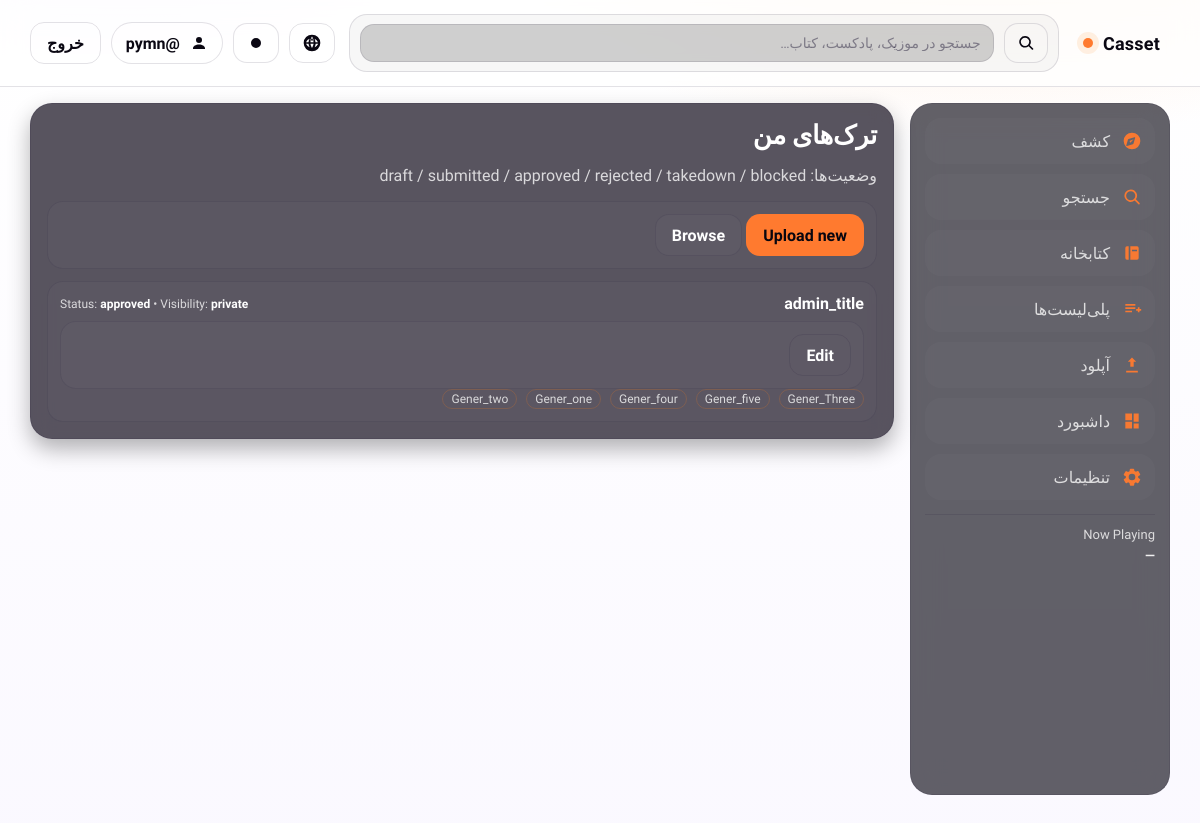
/my/tracks/ (signed in), run on the app's committed database.
### tracks/models.py (models this page shows, shortened)
class Track(models.Model):
    class ContentType(models.TextChoices):
        MUSIC = 'music', 'Music'
        PODCAST = 'podcast', 'Podcast'
        AUDIOBOOK = 'audiobook', 'Audiobook'
        VIDEO = 'video', 'Video'
    class Status(models.TextChoices):
        DRAFT = "draft", "Draft"
        SUBMITTED = "submitted", "Submitted"
        APPROVED = "approved", "Approved"
        REJECTED = "rejected", "Rejected"
        TAKEDOWN = "takedown", "Takedown"
        BLOCKED = "blocked", "Blocked"
        PENDING = "pending", "Pending (legacy)"
    class Visibility(models.TextChoices):
        PUBLIC = "public", "Public"
        UNLISTED = "unlisted", "Unlisted"
        PRIVATE = "private", "Private"
    creator = models.ForeignKey(
        settings.AUTH_USER_MODEL, on_delete=models.CASCADE, related_name="tracks"
    )
    content_type = models.CharField(max_length=16, choices=ContentType.choices, default=ContentType.MUSIC)
    album = models.ForeignKey('tracks.Album', on_delete=models.SET_NULL, null=True, blank=True, related_name='tracks')
    title = models.CharField(max_length=140)
    slug = models.SlugField(max_length=170, unique=True)
    description = models.TextField(blank=True)
    language = models.CharField(max_length=16, blank=True)
    explicit = models.BooleanField(default=False)
    visibility = models.CharField(max_length=12, choices=Visibility.choices, default=Visibility.PRIVATE)
    cover = models.ImageField(upload_to="covers/", blank=True, null=True)
    audio = models.FileField(upload_to="audio/", blank=True, null=True)
    video = models.FileField(upload_to="video/", blank=True, null=True)
    duration_seconds = models.PositiveIntegerField(default=0)
    allow_comments = models.BooleanField(default=True)
    status = models.CharField(max_length=16, choices=Status.choices, default=Status.DRAFT)
    reject_reason = models.CharField(max_length=240, blank=True)
    submitted_at = models.DateTimeField(null=True, blank=True)
    published_at = models.DateTimeField(null=True, blank=True)
    updated_at = models.DateTimeField(auto_now=True)
    play_count = models.PositiveIntegerField(default=0)
    like_count = models.PositiveIntegerField(default=0)
    genres = models.ManyToManyField(Genre, blank=True, related_name="tracks")
    tags = models.ManyToManyField(Tag, blank=True, related_name="tracks")
    created_at = models.DateTimeField(auto_now_add=True)
    class Meta:
        ordering = ["-created_at"]

class Genre(models.Model):
    name = models.CharField(max_length=64, unique=True)
    slug = models.SlugField(max_length=80, unique=True)
    class Meta:
        ordering = ["name"]

### uploads/views.py (the view)
# urls.py: path("my/tracks/", views.my_tracks, name="my_tracks"),
@login_required
def my_tracks(request):
    qs = Track.objects.filter(creator=request.user).prefetch_related("genres").order_by("-created_at")
    return render(request, "uploads/my_tracks.html", {"tracks": qs})

### templates/uploads/my_tracks.html (shortened to what this page needs)
{% extends "base.html" %}
{% block content %}
<div class="card">
  <h1>ترک‌های من</h1>
  <p class="muted">وضعیت‌ها: draft / submitted / approved / rejected / takedown / blocked</p>
  <div class="item">
    <a class="btn primary" href="/upload/">Upload new</a>
    <a class="btn" href="/tracks/">Browse</a>
  </div>
  <div class="list">
    {% for t in tracks %}
      <div class="item" style="flex-direction:column;align-items:stretch">
        <div style="display:flex;justify-content:space-between;gap:12px;align-items:center">
          {% if t.status == "approved" and t.visibility != "private" %}
            <a href="/t/{{ t.slug }}/" style="font-weight:900">{{ t.title }}</a>
          {% else %}
            <span style="font-weight:900">{{ t.title }}</span>
          {% endif %}
          <span class="muted" style="font-size:12px">
            Status: <b style="color:var(--text)">{{ t.status }}</b>
            • Visibility: <b style="color:var(--text)">{{ t.visibility }}</b>
          </span>
        </div>
        <div class="row row-wrap" style="margin-top:8px">
          <a class="btn btn--ghost" href="/my/tracks/{{ t.id }}/edit/">Edit</a>
        </div>
        <div class="muted" style="font-size:12px">
          {% for g in t.genres.all %}
            <span style="border:1px solid rgba(255,122,24,.2);padding:2px 8px;border-radius:999px;margin-left:6px;display:inline-block">{{ g.name }}</span>
          {% empty %}
            <span>—</span>
          {% endfor %}
        </div>
      </div>
    {% empty %}
      <div class="item"><span class="muted">هنوز چیزی آپلود نکردی.</span></div>
    {% endfor %}
  </div>
</div>
{% endblock %}

### templates/base.html (shortened to what this page needs)
{% load static %}
<!doctype html>
<html lang="fa" dir="rtl" data-theme="dark">
<head>
  <link rel="stylesheet" href="{% static 'app.css' %}" />
</head>
<body>
  <header class="topbar">
    <div class="topbar__inner">
      <a class="brand" href="/" aria-label="Casset">
        <span class="brand__name">Casset</span><span class="brand__dot" aria-hidden="true"></span>
      </a>
      <form class="search" action="/search/" method="get" role="search">
        <button class="iconbtn iconbtn--ghost" type="submit" aria-label="جستجو">
          <svg class="icon"><use href="#i-search"/></svg>
        </button>
        <input class="search__input" type="search" name="q" placeholder="جستجو در موزیک، پادکست، کتاب…" autocomplete="off">
      </form>
      <div class="topbar__actions">
        <button class="iconbtn" type="button" id="langToggle" aria-label="Language"><svg class="icon"><use href="#i-lang"/></svg></button><button class="iconbtn iconbtn--ghost" id="themeToggle" type="button" aria-label="تغییر تم">
          <svg class="icon" id="themeIcon"><use href="#i-moon"/></svg>
        </button>
        {% if request.user.is_authenticated %}
          <a class="chip" href="/@{{ request.user.username }}/" title="پروفایل">
            <svg class="icon"><use href="#i-user"/></svg>
            <span class="chip__text">@{{ request.user.username }}</span>
          </a>
          <a class="btn btn--ghost" href="/logout/">خروج</a>
        {% else %}
          <a class="btn btn--ghost" href="/login/">ورود</a>
          <a class="btn btn--primary" href="/register/">ثبت‌نام</a>
        {% endif %}
      </div>
    </div>
  </header>
  <div class="appshell">
    <aside class="sidebar" aria-label="Sidebar">
      <nav class="sidenav">
        <a class="sidenav__link" href="/discover/"><svg class="icon"><use href="#i-compass"/></svg><span>کشف</span></a>
        <a class="sidenav__link" href="/search/"><svg class="icon"><use href="#i-search"/></svg><span>جستجو</span></a>
        <a class="sidenav__link" href="/library/"><svg class="icon"><use href="#i-library"/></svg><span>کتابخانه</span></a>
        <a class="sidenav__link" href="/library/#playlists"><svg class="icon"><use href="#i-playlist"/></svg><span>پلی‌لیست‌ها</span></a>
        <a class="sidenav__link" href="/upload/"><svg class="icon"><use href="#i-upload"/></svg><span>آپلود</span></a>
        {% if request.user.is_authenticated %}
          <a class="sidenav__link" href="/dashboard/"><svg class="icon"><use href="#i-dashboard"/></svg><span>داشبورد</span></a>
          <a class="sidenav__link" href="/settings/"><svg class="icon"><use href="#i-settings"/></svg><span>تنظیمات</span></a>
        {% endif %}
      </nav>
      <div class="sidebar__hint">
        <div class="muted small">Now Playing</div>
        <div class="sidebar__np" id="sidebarNowPlaying">—</div>
      </div>
    </aside>
    <main id="main" class="page">
      {% block content %}{% endblock %}
    </main>
  </div>
</body>
</html>

### templates/base.html (style rules this page uses)
html[data-theme="light"] { --text: #ffffff; --muted: rgba(255,255,255,.78); }
html[data-theme="light"] .topbar, html[data-theme="light"] .topbar .brand__name, html[data-theme="light"] .topbar .chip__text, html[data-theme="light"] .topbar a, html[data-theme="light"] .topbar button, html[data-theme="light"] .topbar input { color:#0a0712 !important; }
html[data-theme="light"] .topbar .icon { fill:#0a0712 !important; }
.row-wrap { justify-content:flex-start;gap:10px;flex-wrap:wrap }

### data on the page
Track: title "admin_title", status "approved", visibility "private"
Genre: name "Gener_Three"
Genre: name "Gener_five"
Genre: name "Gener_four"
Genre: name "Gener_one"
Genre: name "Gener_two"

### other printed values
{{ request.user.username }} "pymn"
